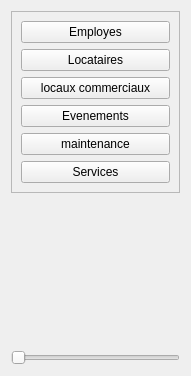
             <widget class="QWidget" name="page">
              <property name="geometry">
               <rect>
                <x>0</x>
                <y>0</y>
                <width>191</width>
                <height>376</height>
               </rect>
              </property>
              <attribute name="icon">
               <iconset>
                <normalon>../../../../equipe slim/maintenance/icons/chevron-down.svg</normalon>
               </iconset>
              </attribute>
              <attribute name="label">
               <string>Menu 1</string>
              </attribute>
              <layout class="QVBoxLayout" name="verticalLayout_8">
               <item alignment="Qt::AlignmentFlag::AlignTop">
                <widget class="QFrame" name="frame_10">
                 <property name="frameShape">
                  <enum>QFrame::Shape::StyledPanel</enum>
                 </property>
                 <property name="frameShadow">
                  <enum>QFrame::Shadow::Raised</enum>
                 </property>
                 <layout class="QVBoxLayout" name="verticalLayout_9">
                  <item>
                   <widget class="QPushButton" name="pushButton_10">
                    <property name="text">
                     <string>Employes</string>
                    </property>
                   </widget>
                  </item>
                  <item>
                   <widget class="QPushButton" name="pushButton_13">
                    <property name="text">
                     <string>Locataires</string>
                    </property>
                   </widget>
                  </item>
                  <item>
                   <widget class="QPushButton" name="pushButton_11">
                    <property name="text">
                     <string>locaux commerciaux</string>
                    </property>
                   </widget>
                  </item>
                  <item>
                   <widget class="QPushButton" name="pushButton_17">
                    <property name="text">
                     <string>Evenements</string>
                    </property>
                   </widget>
                  </item>
                  <item>
                   <widget class="QPushButton" name="pushButton_12">
                    <property name="text">
                     <string>maintenance</string>
                    </property>
                   </widget>
                  </item>
                  <item>
                   <widget class="QPushButton" name="pushButton_16">
                    <property name="text">
                     <string>Services</string>
                    </property>
                   </widget>
                  </item>
                 </layout>
                </widget>
               </item>
               <item>
                <widget class="QSlider" name="horizontalSlider">
                 <property name="orientation">
                  <enum>Qt::Orientation::Horizontal</enum>
                 </property>
                </widget>
               </item>
              </layout>
             </widget>
